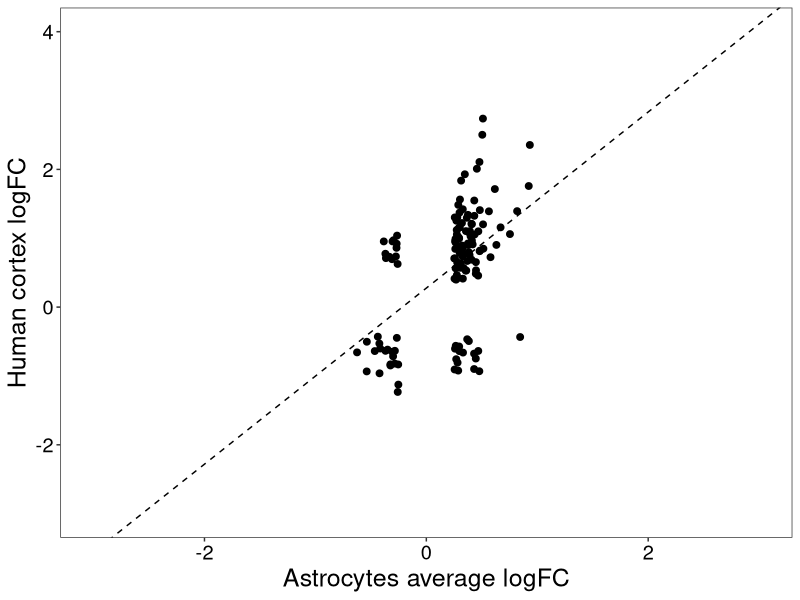
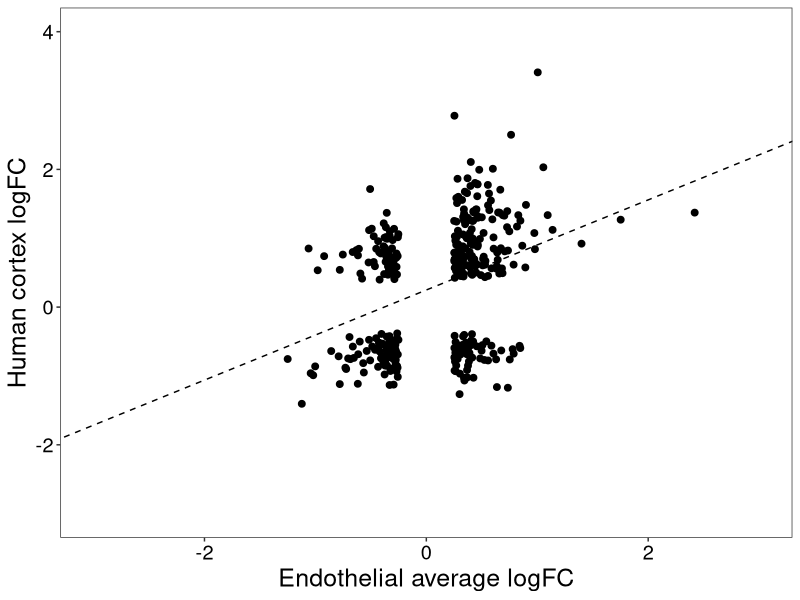
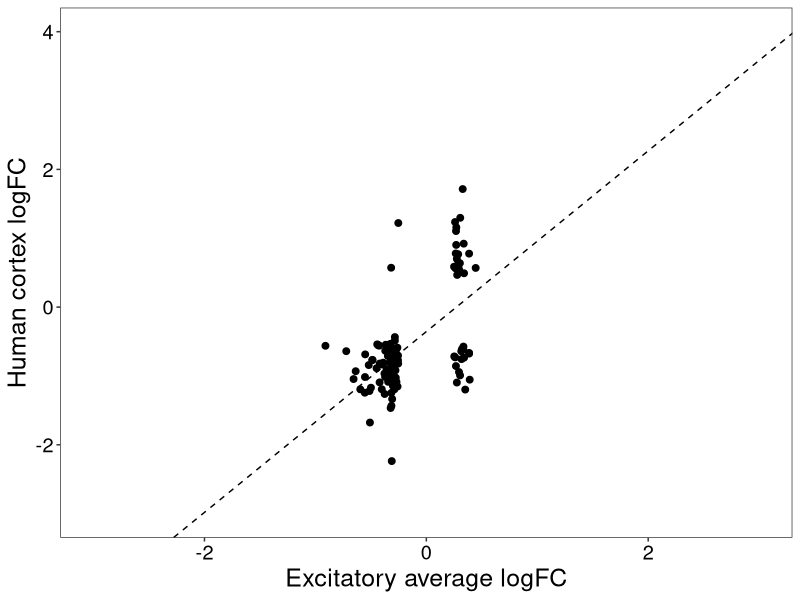
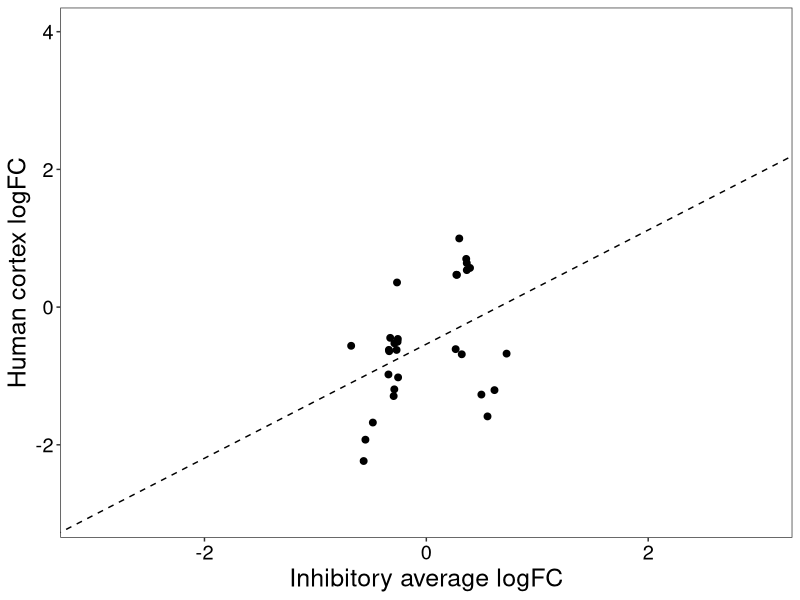
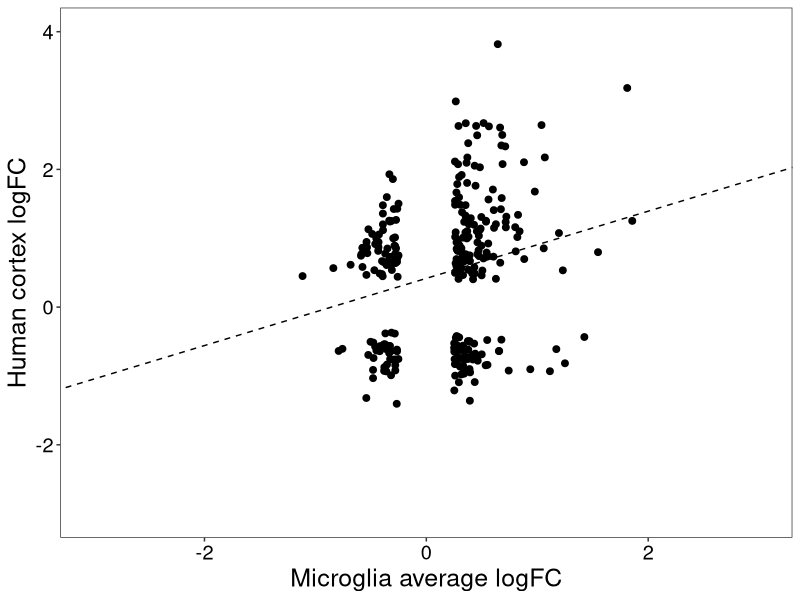
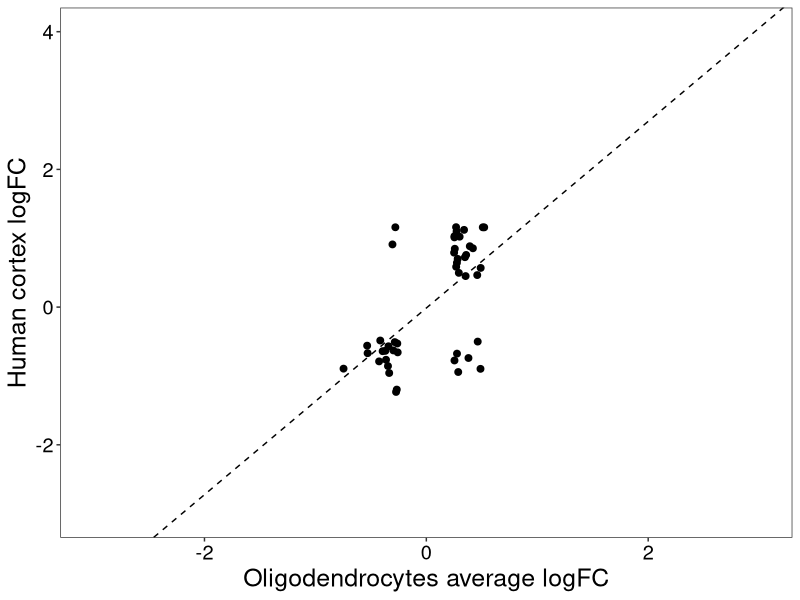
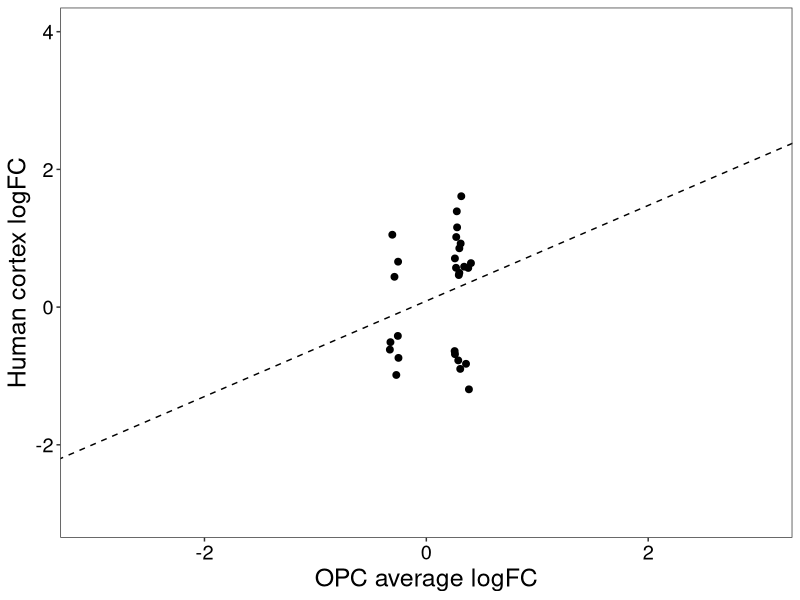
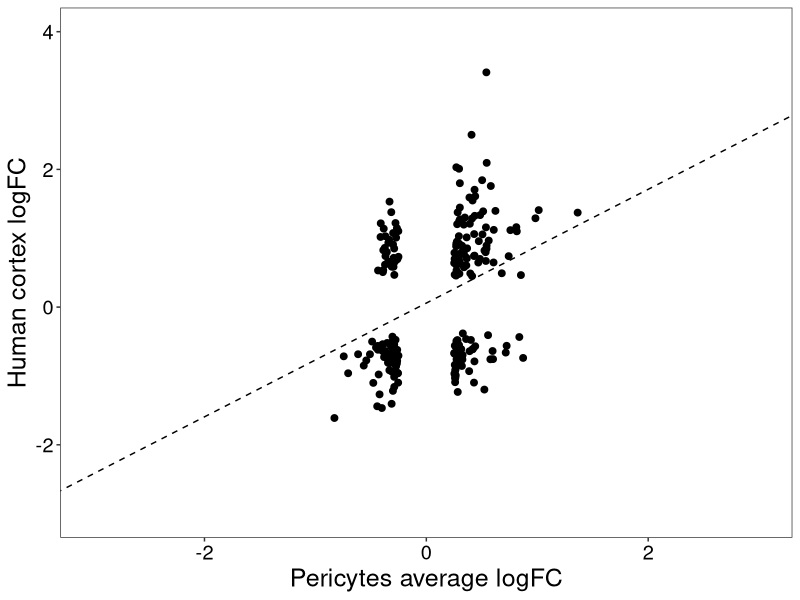

R code for these plots, in order:
library(openxlsx)
library(ggrepel)
library(ggplot2)

#Palmer et al Table S3 compare each cell type with DGE from cortex data:
#astrocytes
human_cortex_Palmer_overlap_DE_ast<-read.xlsx("data/Supp_Figure2/Palmer_TableS3_HC_DGE_compare.xlsx",sheet=1)
require(stats)
reg<-lm(Cortex_logFC ~ avg_logFC, data = human_cortex_Palmer_overlap_DE_ast)
reg

human_cortex_Palmer_overlap_DE_ast_plot<-ggplot(human_cortex_Palmer_overlap_DE_ast, aes(x = avg_logFC, y = Cortex_logFC)) +
  geom_point(alpha=1, size=2) +
  #  scale_color_manual(values = c("#EF233C","#CED4DA","#05668D","#FB8500")) +
  xlab("Astrocytes average logFC") + ylab("Human cortex logFC")+
  theme_bw() +
  xlim(-3,3)+
  ylim(-3,4)+
  theme(legend.position="none",text=element_text(size=18),axis.text.x = element_text(color = "black"),axis.text.y = element_text(color="black"),
        panel.grid.major = element_blank(), panel.grid.minor = element_blank(),
        panel.background = element_blank())+
  geom_abline(intercept = 0.2764, slope = 1.2788, color="black", linetype="dashed", linewidth=0.5)

cor.test(human_cortex_Palmer_overlap_DE_ast$avg_logFC,human_cortex_Palmer_overlap_DE_ast$Cortex_logFC)

#endothelial cells
human_cortex_Palmer_overlap_DE_end<-read.xlsx("data/Supp_Figure2/Palmer_TableS3_HC_DGE_compare.xlsx",sheet=2)
require(stats)
reg<-lm(Cortex_logFC ~ avg_logFC, data = human_cortex_Palmer_overlap_DE_end)
reg

human_cortex_Palmer_overlap_DE_end_plot<-ggplot(human_cortex_Palmer_overlap_DE_end, aes(x = avg_logFC, y = Cortex_logFC)) +
  geom_point(alpha=1, size=2) +
  #  scale_color_manual(values = c("#EF233C","#CED4DA","#05668D","#FB8500")) +
  xlab("Endothelial average logFC") + ylab("Human cortex logFC")+
  theme_bw() +
  xlim(-3,3)+
  ylim(-3,4)+
  theme(legend.position="none",text=element_text(size=18),axis.text.x = element_text(color = "black"),axis.text.y = element_text(color="black"),
        panel.grid.major = element_blank(), panel.grid.minor = element_blank(),
        panel.background = element_blank())+
  geom_abline(intercept = 0.2485, slope = 0.6544, color="black", linetype="dashed", linewidth=0.5)

cor.test(human_cortex_Palmer_overlap_DE_end$avg_logFC,human_cortex_Palmer_overlap_DE_end$Cortex_logFC)

#Excitatory neurons
human_cortex_Palmer_overlap_DE_Ex<-read.xlsx("data/Supp_Figure2/Palmer_TableS3_HC_DGE_compare.xlsx",sheet=3)
require(stats)
reg<-lm(Cortex_logFC ~ avg_logFC, data = human_cortex_Palmer_overlap_DE_Ex)
reg

human_cortex_Palmer_overlap_DE_Ex_plot<-ggplot(human_cortex_Palmer_overlap_DE_Ex, aes(x = avg_logFC, y = Cortex_logFC)) +
  geom_point(alpha=1, size=2) +
  #  scale_color_manual(values = c("#EF233C","#CED4DA","#05668D","#FB8500")) +
  xlab("Excitatory average logFC") + ylab("Human cortex logFC")+
  theme_bw() +
  xlim(-3,3)+
  ylim(-3,4)+
  theme(legend.position="none",text=element_text(size=18),axis.text.x = element_text(color = "black"),axis.text.y = element_text(color="black"),
        panel.grid.major = element_blank(), panel.grid.minor = element_blank(),
        panel.background = element_blank())+
  geom_abline(intercept = -0.3559, slope = 1.3129, color="black", linetype="dashed", linewidth=0.5)

cor.test(human_cortex_Palmer_overlap_DE_Ex$avg_logFC,human_cortex_Palmer_overlap_DE_Ex$Cortex_logFC)

#Inhibitory neurons
human_cortex_Palmer_overlap_DE_Inh<-read.xlsx("data/Supp_Figure2/Palmer_TableS3_HC_DGE_compare.xlsx",sheet=4)
require(stats)
reg<-lm(Cortex_logFC ~ avg_logFC, data = human_cortex_Palmer_overlap_DE_Inh)
reg

human_cortex_Palmer_overlap_DE_Inh_plot<-ggplot(human_cortex_Palmer_overlap_DE_Inh, aes(x = avg_logFC, y = Cortex_logFC)) +
  geom_point(alpha=1, size=2) +
  #  scale_color_manual(values = c("#EF233C","#CED4DA","#05668D","#FB8500")) +
  xlab("Inhibitory average logFC") + ylab("Human cortex logFC")+
  theme_bw() +
  xlim(-3,3)+
  ylim(-3,4)+
  theme(legend.position="none",text=element_text(size=18),axis.text.x = element_text(color = "black"),axis.text.y = element_text(color="black"),
        panel.grid.major = element_blank(), panel.grid.minor = element_blank(),
        panel.background = element_blank())+
  geom_abline(intercept = -0.5380, slope = 0.8287, color="black", linetype="dashed", linewidth=0.5)

cor.test(human_cortex_Palmer_overlap_DE_Inh$avg_logFC,human_cortex_Palmer_overlap_DE_Inh$Cortex_logFC)

#microglia
human_cortex_Palmer_overlap_DE_mic<-read.xlsx("data/Supp_Figure2/Palmer_TableS3_HC_DGE_compare.xlsx",sheet=5)
require(stats)
reg<-lm(Cortex_logFC ~ avg_logFC, data = human_cortex_Palmer_overlap_DE_mic)
reg

human_cortex_Palmer_overlap_DE_mic_plot<-ggplot(human_cortex_Palmer_overlap_DE_mic, aes(x = avg_logFC, y = Cortex_logFC)) +
  geom_point(alpha=1, size=2) +
  #  scale_color_manual(values = c("#EF233C","#CED4DA","#05668D","#FB8500")) +
  xlab("Microglia average logFC") + ylab("Human cortex logFC")+
  theme_bw() +
  xlim(-3,3)+
  ylim(-3,4)+
  theme(legend.position="none",text=element_text(size=18),axis.text.x = element_text(color = "black"),axis.text.y = element_text(color="black"),
        panel.grid.major = element_blank(), panel.grid.minor = element_blank(),
        panel.background = element_blank())+
  geom_abline(intercept = 0.4174, slope = 0.4879, color="black", linetype="dashed", linewidth=0.5)

cor.test(human_cortex_Palmer_overlap_DE_mic$avg_logFC,human_cortex_Palmer_overlap_DE_mic$Cortex_logFC)

#oligodendrocytes
human_cortex_Palmer_overlap_DE_oli<-read.xlsx("data/Supp_Figure2/Palmer_TableS3_HC_DGE_compare.xlsx",sheet=6)
require(stats)
reg<-lm(Cortex_logFC ~ avg_logFC, data = human_cortex_Palmer_overlap_DE_oli)
reg

human_cortex_Palmer_overlap_DE_oli_plot<-ggplot(human_cortex_Palmer_overlap_DE_oli, aes(x = avg_logFC, y = Cortex_logFC)) +
  geom_point(alpha=1, size=2) +
  #  scale_color_manual(values = c("#EF233C","#CED4DA","#05668D","#FB8500")) +
  xlab("Oligodendrocytes average logFC") + ylab("Human cortex logFC")+
  theme_bw() +
  xlim(-3,3)+
  ylim(-3,4)+
  theme(legend.position="none",text=element_text(size=18),axis.text.x = element_text(color = "black"),axis.text.y = element_text(color="black"),
        panel.grid.major = element_blank(), panel.grid.minor = element_blank(),
        panel.background = element_blank())+
  geom_abline(intercept = -0.01324, slope = 1.35551, color="black", linetype="dashed", linewidth=0.5)

cor.test(human_cortex_Palmer_overlap_DE_oli$avg_logFC,human_cortex_Palmer_overlap_DE_oli$Cortex_logFC)

#OPC
human_cortex_Palmer_overlap_DE_OPC<-read.xlsx("data/Supp_Figure2/Palmer_TableS3_HC_DGE_compare.xlsx",sheet=7)
require(stats)
reg<-lm(Cortex_logFC ~ avg_logFC, data = human_cortex_Palmer_overlap_DE_OPC)
reg

human_cortex_Palmer_overlap_DE_OPC_plot<-ggplot(human_cortex_Palmer_overlap_DE_OPC, aes(x = avg_logFC, y = Cortex_logFC)) +
  geom_point(alpha=1, size=2) +
  #  scale_color_manual(values = c("#EF233C","#CED4DA","#05668D","#FB8500")) +
  xlab("OPC average logFC") + ylab("Human cortex logFC")+
  theme_bw() +
  xlim(-3,3)+
  ylim(-3,4)+
  theme(legend.position="none",text=element_text(size=18),axis.text.x = element_text(color = "black"),axis.text.y = element_text(color="black"),
        panel.grid.major = element_blank(), panel.grid.minor = element_blank(),
        panel.background = element_blank())+
  geom_abline(intercept = 0.08874, slope = 0.69385, color="black", linetype="dashed", linewidth=0.5)

cor.test(human_cortex_Palmer_overlap_DE_OPC$avg_logFC,human_cortex_Palmer_overlap_DE_OPC$Cortex_logFC)


#Pericytes
human_cortex_Palmer_overlap_DE_Per<-read.xlsx("data/Supp_Figure2/Palmer_TableS3_HC_DGE_compare.xlsx",sheet=8)
require(stats)
reg<-lm(Cortex_logFC ~ avg_logFC, data = human_cortex_Palmer_overlap_DE_Per)
reg

human_cortex_Palmer_overlap_DE_Per_plot<-ggplot(human_cortex_Palmer_overlap_DE_Per, aes(x = avg_logFC, y = Cortex_logFC)) +
  geom_point(alpha=1, size=2) +
  #  scale_color_manual(values = c("#EF233C","#CED4DA","#05668D","#FB8500")) +
  xlab("Pericytes average logFC") + ylab("Human cortex logFC")+
  theme_bw() +
  xlim(-3,3)+
  ylim(-3,4)+
  theme(legend.position="none",text=element_text(size=18),axis.text.x = element_text(color = "black"),axis.text.y = element_text(color="black"),
        panel.grid.major = element_blank(), panel.grid.minor = element_blank(),
        panel.background = element_blank())+
  geom_abline(intercept = 0.05851, slope = 0.82626, color="black", linetype="dashed", linewidth=0.5)

cor.test(human_cortex_Palmer_overlap_DE_Per$avg_logFC,human_cortex_Palmer_overlap_DE_Per$Cortex_logFC)

